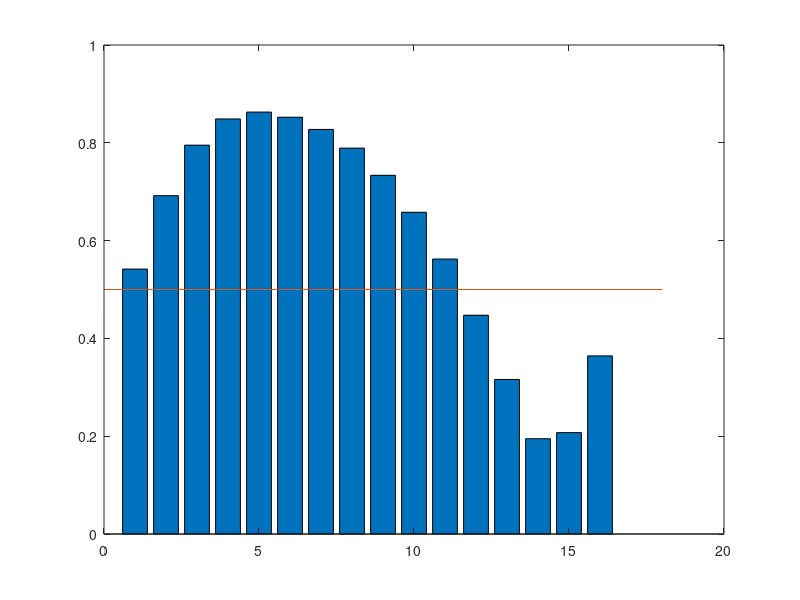
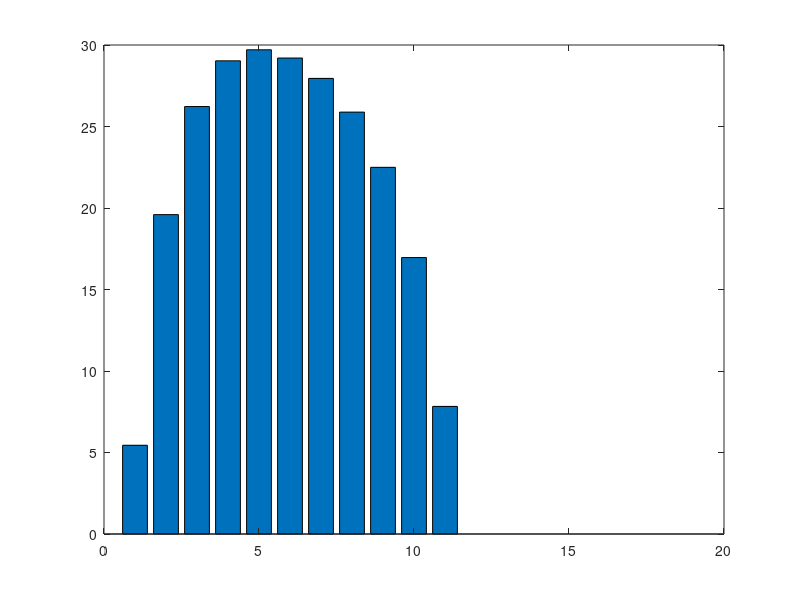

Write the MATLAB code that produced these figures, in order.
%% Variable Power Adaptive Modulation, Waterfilling 
%% Parameters 
clear; clc; close all;
N=16; %Number of Subcarrier
L=4; %Channel Length
Block_Num=100; %Block Number
C=4; %Len Cyclic Prefix 
M=16; %16-QAM
P=N+C;
S=eye(N);
T=[S(2*N-P+1:N,:);S];
R=[zeros(N,P-N),eye(N)];
Pb=1e-3;
K=-1.5/(log(5*Pb)); %Total fade depth Power Constraint 
yk=0.5;y0=yk*K;
Power=10;%Total Power Constraint 

IFFT=zeros(N);
for a=1:N
    for b=1:N
        IFFT(a,b)=exp(1i*2*pi*(a-1)*(b-1)/N);
    end 
end
IFFT=IFFT*1/sqrt(N);
FFT=conj(IFFT);
%% Initialize the channel 
h=(1/sqrt(2*L))*(randn(1,L)+1i*randn(1,L));
H0=zeros(P); %Preallocating for speed, H0 is the P by P matrix have the (i,j)th entry h(i-j)
H1=zeros(P); %Preallocating for speed, H1 is the P by P matrix have the (i,j)th entry h(P+i-j)
a=1;
while a<P+1  %generate the channel matrces
    b=1;
    while b<P+1
        if a-b<0 || a-b>L-1
            H0(a,b)=0;
        else
            H0(a,b)=h(a-b+1);
        end
        if P+a-b<0 || P+a-b>L-1
            H1(a,b)=0;
        else
            H1(a,b)=h(P+a-b+1);
        end
        b=b+1;
    end
    a=a+1;
end
D=FFT*R*H0*T*IFFT;
%% Subcarrier Classification
D_img=diag(abs(D));
Avg=mean(D_img);
Ratio=D_img/yk;
Power_alloc=zeros(size(D_img));
for count=1:N
    if D_img(count)>=yk
        Power_alloc(count)=Power*(1/y0-1/(D_img(count)*K));
    else
        Power_alloc(count)=0;
    end
end

sum(Power_alloc)
bar(D_img)
hold on;
plot([0,18],[0.5,0.5])
figure
bar(Power_alloc)



